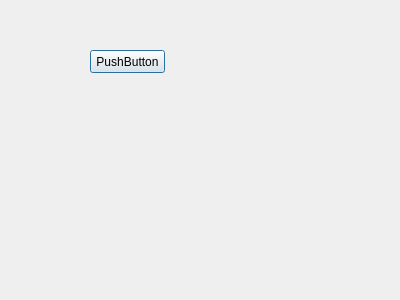
<?xml version="1.0" encoding="UTF-8"?>
<ui version="4.0">
 <class>SettingDialog</class>
 <widget class="QDialog" name="SettingDialog">
  <property name="geometry">
   <rect>
    <x>0</x>
    <y>0</y>
    <width>400</width>
    <height>300</height>
   </rect>
  </property>
  <property name="windowTitle">
   <string>SettingDialog</string>
  </property>
  <widget class="QPushButton" name="pushButton">
   <property name="geometry">
    <rect>
     <x>90</x>
     <y>50</y>
     <width>75</width>
     <height>23</height>
    </rect>
   </property>
   <property name="text">
    <string>PushButton</string>
   </property>
  </widget>
 </widget>
 <resources/>
 <connections/>
</ui>
